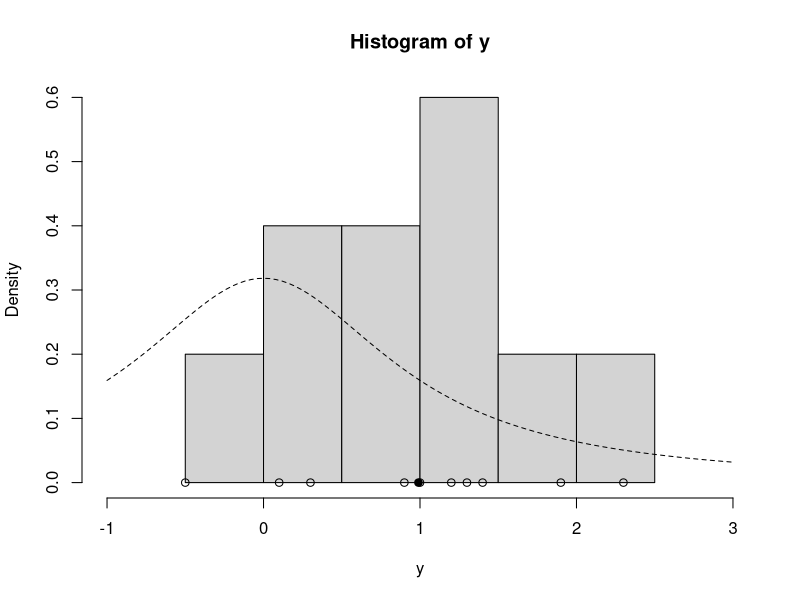

Generate this figure with R: (Note: this script raises an error after producing the figure.)
lg = function(mu, n, ybar)
{
    mu2 = mu ^ 2
    n * (ybar * mu - mu2 / 2.0) - log(1.0 + mu2)
}

mh = function(n, ybar, n_iter, mu_init, cand_sd)
{
    mu_out = numeric(n_iter)
    accpt = 0
    mu_now = mu_init
    lg_now = lg(mu = mu_now, n = n, ybar = ybar)

    for (i in 1:n_iter)
    {
        mu_cand = rnorm(1, mean = mu_now, sd = cand_sd)
        lg_cand = lg(mu = mu_cand, n = n, ybar = ybar)
        lalpha = lg_cand - lg_now
        alpha = exp(lalpha)

        u = runif(1)
        if (u < alpha)
        {
            mu_now = mu_cand
            accpt = accpt + 1
            lg_now = lg_cand
        }

        mu_out[i] = mu_now
    }

    list(mu = mu_out, accpt = accpt / n_iter)
}

# set up
y = c(1.2, 1.4, -0.5, 0.3, 0.9, 2.3, 1.0, 0.1, 1.3, 1.9)

ybar = mean(y)
n = length(y)

hist(y, freq = FALSE, xlim = c(-1.0, 3.0))
points(y, rep(0.0, n))
points(ybar, 0.0, pch = 19)
curve(dt(x, df = 1), lty = 2, add = TRUE)

# posterior sampling

set.seed(43)
post = mh(n = n, ybar = ybar, n_iter = 1e3, mu_init = 30.0, cand_sd = .9)
srt(post)

# install.packages('coda')
library('coda')

traceplot(as.mcmc(post$mu))

# post analysis
post$mu_keep = post$mu[-c(1:100)]
plot(density(post$mu_keep), xlim = c(-1.0, 3.0))

